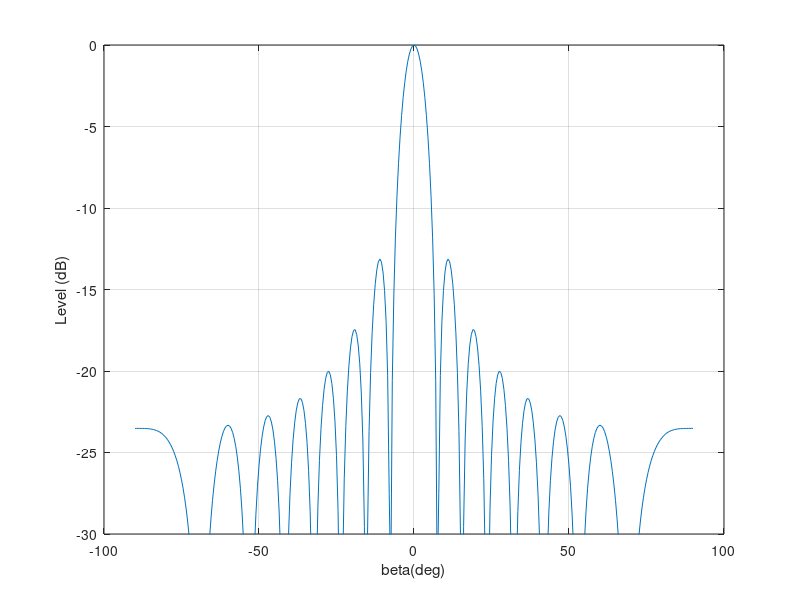
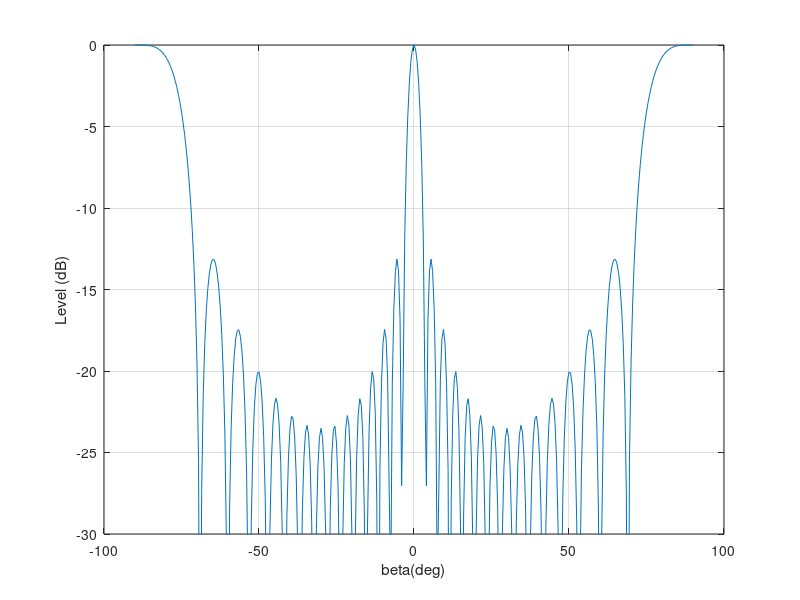
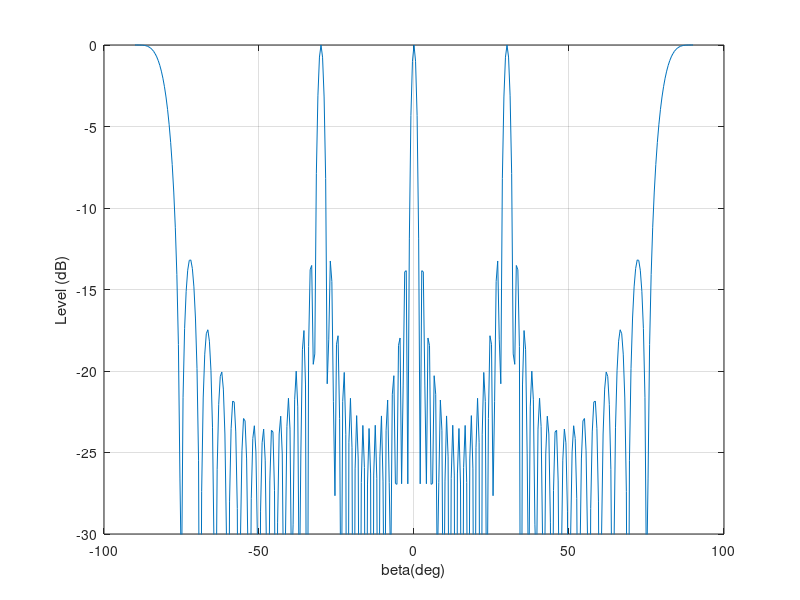

These charts were generated, in order, by the following MATLAB code:
N=15;  % number of element
k.d=[pi,2*pi,4*pi];  % the multiple of k and d
beta=-90:0.5:90;
for m=1:3
  for bet=1:361
      b(bet)=0;
    for n=0:N-1
        q(bet)=exp(-n*k.d(m)*sind(beta(bet))*j);
        b(bet)=b(bet)+q(bet);
    end
b(bet)=b(bet)/N;  %complex beam pattern
B(bet)=20*log10(abs((b(bet))));%beam pattern
  end
  figure
  plot(beta,B);
  ylim([-30 0])
  grid
  xlabel('beta(deg)');
  ylabel('Level (dB)');
end